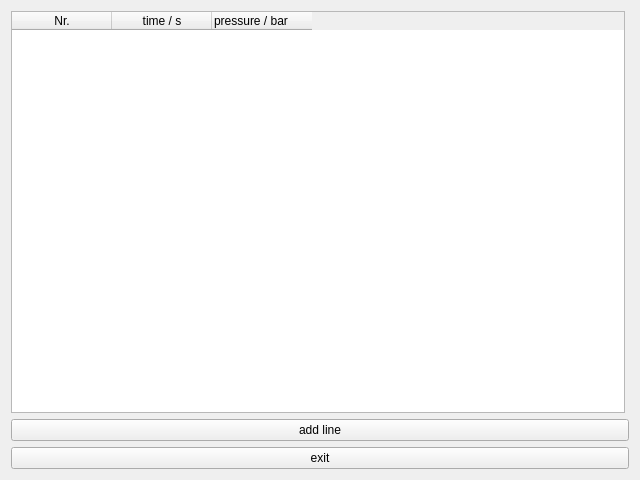
<?xml version="1.0" encoding="UTF-8"?>
<ui version="4.0">
 <class>EditProfile</class>
 <widget class="QWidget" name="EditProfile">
  <property name="geometry">
   <rect>
    <x>0</x>
    <y>0</y>
    <width>640</width>
    <height>480</height>
   </rect>
  </property>
  <property name="windowTitle">
   <string>RBE Edit</string>
  </property>
  <layout class="QVBoxLayout" name="verticalLayout">
   <item>
    <widget class="QTableWidget" name="tableEdit">
     <property name="maximumSize">
      <size>
       <width>614</width>
       <height>16777215</height>
      </size>
     </property>
     <column>
      <property name="text">
       <string>Nr.</string>
      </property>
     </column>
     <column>
      <property name="text">
       <string>time / s</string>
      </property>
     </column>
     <column>
      <property name="text">
       <string>pressure / bar</string>
      </property>
      <property name="textAlignment">
       <set>AlignJustify|AlignVCenter</set>
      </property>
     </column>
    </widget>
   </item>
   <item>
    <widget class="QPushButton" name="buttonAdd">
     <property name="text">
      <string>add line</string>
     </property>
    </widget>
   </item>
   <item>
    <widget class="QPushButton" name="buttonExit">
     <property name="text">
      <string>exit</string>
     </property>
    </widget>
   </item>
  </layout>
 </widget>
 <resources/>
 <connections/>
</ui>
